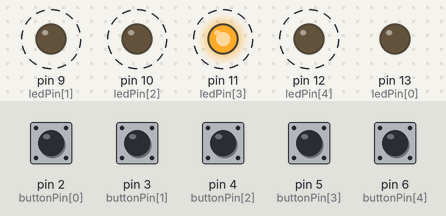
Bench run of a sketch on a simulated Arduino Uno, built with avr-gcc and run on an emulated ATmega328P. Parts: output pins drawn as LEDs (lit = HIGH). Dashed ring = blinking. The test bench sets the inputs (shaded band); at power-on: pin 2 (buttonPin[0]), pin 3 (buttonPin[1]), pin 4 (buttonPin[2]), pin 5 (buttonPin[3]), pin 6 (buttonPin[4]) HIGH. Random numbers use the default seed unless the sketch sets one; what the sketch prints to the serial monitor is not drawn.

Above: at 0.8 s.
1.3 s: pin 2 (buttonPin[0]) pulled LOW for 0.15 s
At 1.9 s:
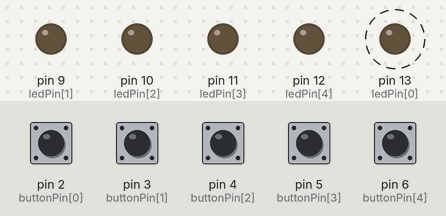
4.3 s: pin 3 (buttonPin[1]) pulled LOW for 0.15 s
At 4.6 s:
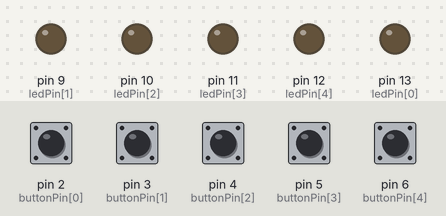
7.3 s: pin 4 (buttonPin[2]) pulled LOW for 1 s
At 9.2 s:
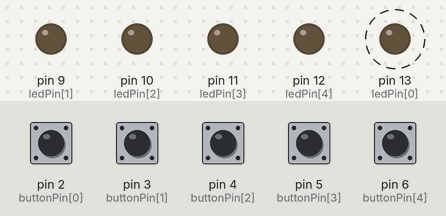
10.3 s: pin 5 (buttonPin[3]) pulled LOW for 1 s
13.6 s: pin 2 (buttonPin[0]) pulled LOW for 1 s
At 18.6 s:
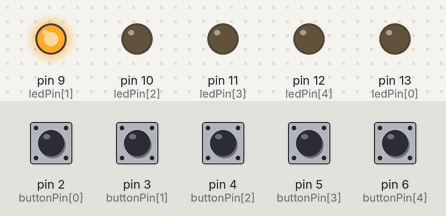
Timing chart, 0 to 19.4 s (numbered marks = the images above; inputs shaded):
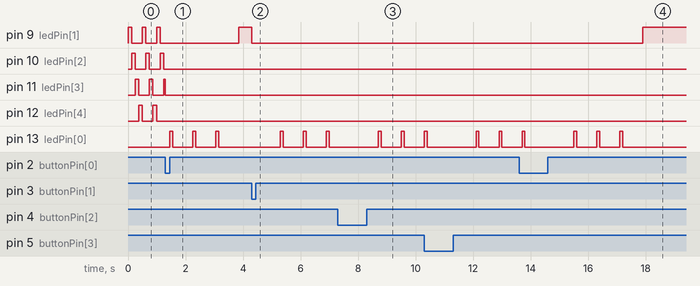

Measured:
- after the input at 1.3 s, pin 13 (ledPin[0]): alternates HIGH for 0.10 s and LOW for 0.70 s, starting after 0.15 s
- after the input at 4.3 s, pin 9 (ledPin[1]): HIGH → LOW at once; pin 13 (ledPin[0]): alternates HIGH for 0.10 s and LOW for 0.70 s, starting after 1.0 s
- after the input at 7.3 s, pin 13 (ledPin[0]): alternates HIGH for 0.10 s and LOW for 0.70 s, starting after 1.4 s
- after the input at 13.6 s, pin 9 (ledPin[1]): LOW → HIGH after 4.3 s
- by itself, pin 10 (ledPin[2]), pin 12 (ledPin[4]): alternates HIGH for 0.12 s and LOW for 0.37 s

The sketch:

response.ino
```cpp
// set pin numbers:
const int buttonPin[5] = {2,3,4,5,6};  // the number of the pushbutton pin
const int ledPin[5] = {13, 9, 10, 11, 12}; // the number of the LED pin

int waitingTime = 30000;
int serial = 1000;

void setup() {
  // initialize the Serial port:
  Serial.begin(9600);

  for (int i = 0; i < 5; i++) {
    // initialize the LED pin as an output:
    pinMode(ledPin[i], OUTPUT);
    digitalWrite(ledPin[i], LOW);

    // initialize the pushbutton pin as an input:
    pinMode(buttonPin[i], INPUT);
    pinMode(buttonPin[i], INPUT_PULLUP);
  }

  // initialize the random seed:
  randomSeed(analogRead(0));
}

void loop() {
  Serial.print("\npush red button and start test #");
  Serial.println(serial);
  serial++;

  int n = 1;
  int cnt = 0;
  while (true) {
    digitalWrite(ledPin[n], HIGH);

    // wait
    for (cnt = 0; cnt < waitingTime; cnt++) {
      if (digitalRead(buttonPin[0]) == LOW) break;
    }
    // confirm if pressed
    if (cnt != waitingTime) {
      digitalWrite(ledPin[n], LOW);
      while (digitalRead(buttonPin[0]) == LOW);
      break;
    }

    digitalWrite(ledPin[n], LOW);
    n++;
    if (n == 5) n = 1;
  }

  // start test
  Serial.println("no,question,input,result,time[ms]");
  for (int i = 0; i < 11; i++) {
    Serial.print(i);
    Serial.print(',');
    digitalWrite(ledPin[0], HIGH);
    delay(100);
    digitalWrite(ledPin[0], LOW);
    delay(700);
    digitalWrite(ledPin[0], HIGH);
    delay(100);
    digitalWrite(ledPin[0], LOW);
    delay(700);
    digitalWrite(ledPin[0], HIGH);
    delay(100);
    digitalWrite(ledPin[0], LOW);
    delay(700);

    int r = random(1,5);
    Serial.print(r);
    Serial.print(',');
    digitalWrite(ledPin[r], HIGH);

    unsigned long time1 = millis();
    int n = 0;
    while (true) {
      if (digitalRead(buttonPin[n]) == LOW) break;
      n++;
      n %= 5;
    }
    digitalWrite(ledPin[r], LOW);
    unsigned long time2 = millis();
    Serial.print(n);
    Serial.print(',');
    if (n == r) {
      Serial.print('o');
      Serial.print(',');
    }
    else {
      Serial.print('x');
      Serial.print(',');
    }
    Serial.println(time2-time1);
    delay(1000);
  }
}
```
